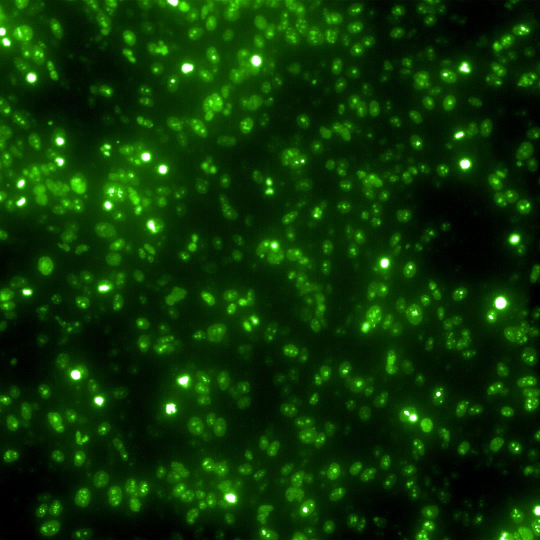
#> input picture notebooks/CHO_120721/B1_Alexa488.jpg, 1080 x 1080 px (shown at 1/2 size); its folder holds only this picture in this run
$ python -i segment_cells_5.py   (imports and definitions only)
#> lines starting #> are read from the running program, lines starting #| are printed output that depends on the picture; after the words box and inside, x2 and y2 are one past the last pixel; in counts of white or black regions, pixels touching at a corner belong together
### src/data/utils.py
'''
Utility functions for image manipulation.
'''

from datetime import datetime
from PIL import Image

import cv2
import matplotlib
matplotlib.use('Qt4Agg', force=True)
from matplotlib.widgets import RectangleSelector
from matplotlib import pyplot as plt
import matplotlib as mpl
import numpy as np
import logging


def get_date_taken(path):
    '''Return the date image was taken from EXIF data'''
    return datetime.strptime(Image.open(path)._getexif()[36867], '%Y:%m:%d %H:%M:%S')

def open_grey_scale_image(path):
    '''Opens an image and converts it to ubyte and greyscale'''
    image = cv2.imread(path, 0)
    if image is None:
        raise OSError("File does not exist or is not an image: {}".format(path))
    return image

# [15 lines left out: function clear_border, not called in this run]

### src/data/segmentation/segment_cells_5.py
'''
Methods to segment individual cells from an image of adherent cells on posts
'''

import os
import warnings
import logging
import numpy as np

from skimage import io, morphology, exposure
from skimage.color import rgb2gray, label2rgb
from skimage.feature import canny, blob_dog, blob_log, blob_doh,  peak_local_max
from skimage.filters import sobel, threshold_otsu, try_all_threshold, threshold_local, threshold_minimum
from skimage.segmentation import clear_border, watershed, random_walker
from skimage.measure import label, regionprops
from skimage.measure import label, regionprops
from skimage.color import label2rgb
from skimage.morphology import closing

import cv2


import os
import pickle

from tqdm import tqdm


from src.data.utils import open_grey_scale_image

def segment5(img, postsize=100, exp_clip_limit=15):
    '''
    Segments droplets in an image using a watershed algorithm. OpenCV implementation.

    Parameters
    ----------
    img: numpy.ndarray
        Array representing the greyscale values (0-255) of an image cropped to show only the droplets region
    exp_clip_limit: float [0-1], optional
        clip_limit parameter for adaptive equalization

    Returns
    -------
    (labeled: numpy.ndarray, num_regions: int)
        labeled: labeled array of the same shape as input image where each region is assigned a disctinct integer label.
        num_regions: number of labeled regions
    '''

    # Adaptive Equalization
    clahe = cv2.createCLAHE(clipLimit=exp_clip_limit, tileGridSize=(10,10))
    img_adapteq = clahe.apply(img)

    # Thresholding (OTSU)
    blur = cv2.GaussianBlur(img_adapteq, (3,3), 0)
    _, binary = cv2.threshold(blur, 0, 255, cv2.THRESH_BINARY+cv2.THRESH_OTSU)

    # Remove small dark regions
    remove_posts = morphology.remove_small_objects(binary, postsize)
    remove_posts = morphology.remove_small_holes(remove_posts, postsize)
    remove_posts = remove_posts.astype(np.uint8)

    kernel = cv2.getStructuringElement(cv2.MORPH_ELLIPSE,(2,2))
    closed = cv2.morphologyEx(remove_posts, cv2.MORPH_CLOSE, kernel, iterations = 2)
    #fill_holes = ndi.morphology.binary_fill_holes(closed, structure=np.ones((3, 3))).astype('uint8')

    # noise removal
    kernel = np.ones((2,2),np.uint8)
    #opening = cv2.morphologyEx(closed,cv2.MORPH_OPEN,kernel, iterations = 2)
    closing = cv2.morphologyEx(closed, cv2.MORPH_CLOSE, kernel, iterations = 1)
    # sure background area
    #sure_bg = cv2.dilate(opening,kernel,iterations=3)
    sure_bg = cv2.dilate(closing,kernel,iterations=2)
    # Finding sure foreground area
    #dist_transform = cv2.distanceTransform(opening,cv2.DIST_L2,5)
    dist_transform = cv2.distanceTransform(closing,cv2.DIST_L2,5)
    _, sure_fg = cv2.threshold(dist_transform,0.2*dist_transform.max(),255,0)
    # Finding unknown region
    sure_fg = np.uint8(sure_fg)
    unknown = cv2.subtract(sure_bg,sure_fg)

    # Marker labelling
    _, markers = cv2.connectedComponents(sure_fg)
    # Add one to all labels so that sure background is not 0, but 1
    #markers = markers+1
    # Now, mark the region of unknown with zero
    #markers[unknown > 0] = 0

    # Run the watershed algorithm
    three_channels = cv2.cvtColor(closed, cv2.COLOR_GRAY2BGR)
    segmented = cv2.watershed(three_channels.astype('uint8'), markers)

    return (segmented, segmented.max()-1)


def extract_indiv_cells5(img, labeled, border=15, area_upper_cutoff=2.5, area_lower_cutoff=1.25, ecc_cutoff=0.5, ecc_cutoff_upper=1):
    '''
    Separate the individual cells as their own image.

    Parameters
    ----------
    img: numpy.ndarray
        Array representing the greyscale values (0-255) of the segmented image.
    labeled: numpy.ndarray
        Label array corresponding to 'img' where each region is assigned a disctinct integer value
    border: int, optional
        Number of pixels to add on each side of the labeled area to produce the final image.
    ecc_cutoff: float, optional
        Maximum eccentricity value of the labeled region. Regions with higher eccentricity will be ignored.
    area_perc_cutoff: float, optional
        Minimum area as a percentage of the mean area

    Returns
    -------
    list(numpy.ndarray)
        list where each array corresponds to one of the labeled regions bounding box + the border region
    list(RegionProperties)
        regionProperties of the labeled regions
    '''

    # Get region props
    reg = regionprops(labeled, coordinates='rc')[1:] # First label corresponds to the background (OpenCV)

    # Initialize list of images and areas
    img_list5 = []
    area_list5 = []

    # Get original image size
    max_col = img.shape[1]
    max_row = img.shape[0]

    # Get area cutoff
    area_cutoff_upper = area_upper_cutoff * np.mean([region.area for region in reg])
    area_cutoff_lower = area_lower_cutoff * np.median([region.area for region in reg])

    reg_clean = [region for region in reg if region.area < area_cutoff_upper and region.area > area_cutoff_lower and region.eccentricity > ecc_cutoff and region.eccentricity < ecc_cutoff_upper]

    for region in reg_clean:
        (min_row, min_col, max_row, max_col) = region.bbox
        cell_image = img[np.max([min_row-border,0]):np.min([max_row+border,max_row]),np.max([min_col-border,0]):np.min([max_col+border,max_col])]
        contrast_stretch = exposure.rescale_intensity(cell_image, in_range=(0,255))
        #resized = cell_image * 255
        img_list5.append(contrast_stretch)
        area_list5.append(region.area)

    return img_list5, reg_clean, area_list5

def segment_cells_to_file5(image_filename, save_overlay=False):

    if os.path.isdir(image_filename):
        img_list = [os.path.join(image_filename,f) for f in os.listdir(image_filename) if f.endswith('.jpg')]
    elif os.path.isfile(image_filename):
        img_list = [image_filename]

    for image_file in tqdm(img_list):
        # Open image
        image = open_grey_scale_image(image_file)
#> in open_grey_scale_image, `image = cv2.imread(path, 0)`:
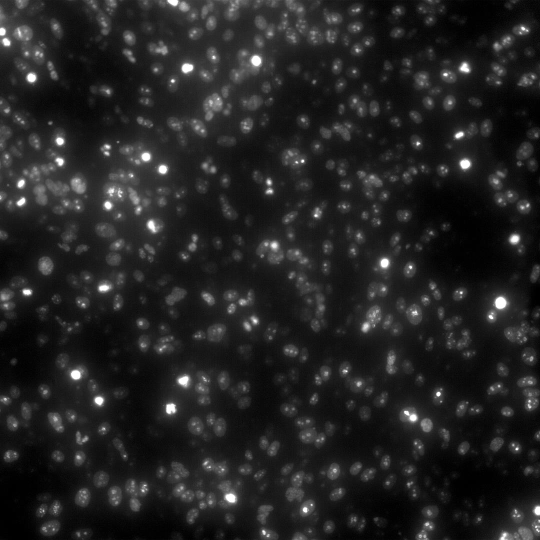
#> image: shape (1080, 1080) (shown at 1/2 size); min 0, max 255, mean 35.2

        # Segment image
        (labeled, num_regions) = segment5(image)
#> in segment5, `img_adapteq = clahe.apply(img)`:
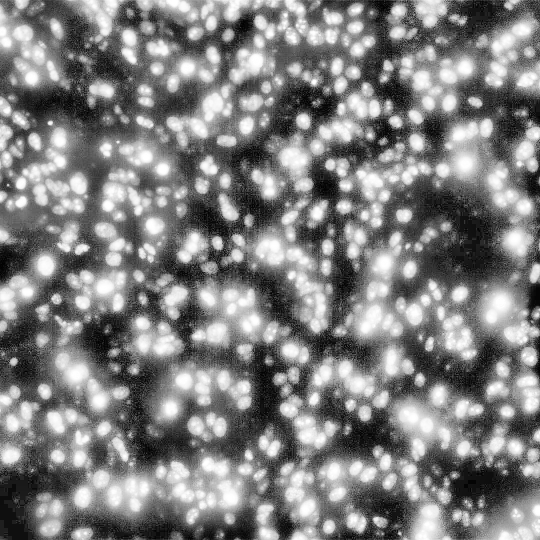
#> img_adapteq: shape (1080, 1080) (shown at 1/2 size); min 0, max 255, mean 127.2
#> in segment5, `_, binary = cv2.threshold(blur, 0, 255, cv2.THRESH_BINARY+cv2.THRESH_O..`:
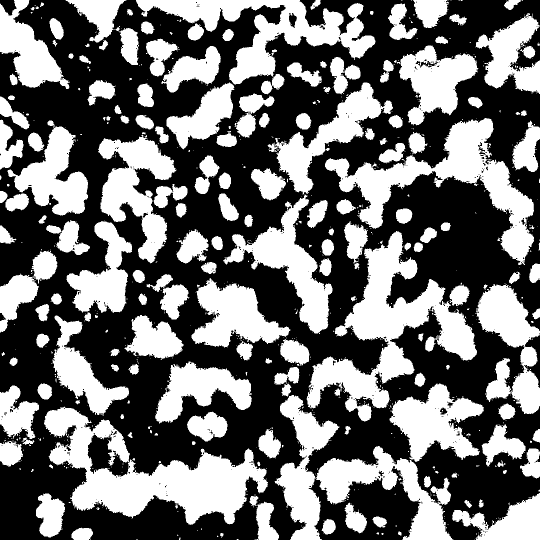
#> binary: shape (1080, 1080) (shown at 1/2 size); 43.6% white; 796 white regions (602 under 20 px), largest, box (x1, y1, x2, y2) and area: (88, 813, 536, 1050) 42195, (613, 462, 954, 843) 40439, (549, 790, 907, 1080) 32912
#> in segment5, `remove_posts = morphology.remove_small_holes(remove_posts, postsize)`: remove_posts: shape (1080, 1080) bool; 43.8% white; 796 white regions (602 under 20 px), largest, box (x1, y1, x2, y2) and area: (88, 813, 536, 1050) 42483, (613, 462, 954, 843) 40631, (549, 790, 907, 1080) 33110
#> in segment5, `closed = cv2.morphologyEx(remove_posts, cv2.MORPH_CLOSE, kernel, itera..`: closed: shape (1080, 1080); values 0 (black) and 1 (white), 44% white; 318 white regions (157 under 20 px), largest, box (x1, y1, x2, y2) and area: (551, 769, 969, 1080) 48922, (90, 815, 537, 1051) 42855, (615, 464, 956, 845) 42423
#> in segment5, `closing = cv2.morphologyEx(closed, cv2.MORPH_CLOSE, kernel, iterations..`: closing: shape (1080, 1080); values 0 (black) and 1 (white), 44.1% white; 306 white regions (148 under 20 px), largest, box (x1, y1, x2, y2) and area: (552, 770, 970, 1080) 48838, (91, 816, 538, 1052) 42906, (616, 465, 957, 846) 42489
#> in segment5, `sure_bg = cv2.dilate(closing,kernel,iterations=2)`: sure_bg: shape (1080, 1080); values 0 (black) and 1 (white), 48.7% white; 242 white regions (66 under 20 px), largest, box (x1, y1, x2, y2) and area: (552, 737, 972, 1080) 54537, (616, 465, 959, 848) 46469, (91, 816, 540, 1054) 45921
#> in segment5, `_, sure_fg = cv2.threshold(dist_transform,0.2*dist_transform.max(),255..`: sure_fg: shape (1080, 1080) float32; 9.6% white; 118 white regions (39 under 20 px), largest, box (x1, y1, x2, y2) and area: (162, 926, 493, 1028) 14670, (718, 511, 873, 667) 6281, (413, 586, 547, 680) 5269
#> in segment5, `unknown = cv2.subtract(sure_bg,sure_fg)`: unknown: shape (1080, 1080); values 0 (black) and 1 (white), 39.1% white; 242 white regions (66 under 20 px), largest, box (x1, y1, x2, y2) and area: (552, 737, 972, 1080) 43143, (616, 465, 959, 848) 36432, (275, 0, 756, 303) 34174
#> in segment5, `_, markers = cv2.connectedComponents(sure_fg)`:
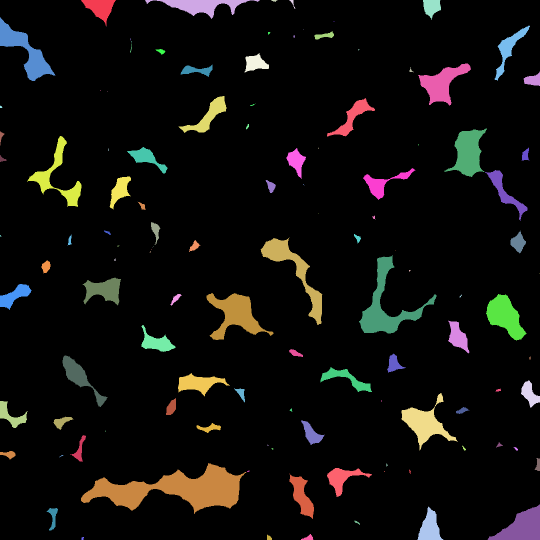
#> markers: shape (1080, 1080) int32 (shown at 1/2 size); 119 distinct labels, from 0 to 118; one colour per label, 0 black
#> in segment5, `three_channels = cv2.cvtColor(closed, cv2.COLOR_GRAY2BGR)`: three_channels: shape (1080, 1080, 3); values 0 (black) and 1 (white), 44% white; 318 white regions (157 under 20 px)
#> in segment5, `segmented = cv2.watershed(three_channels.astype('uint8'), markers)`:
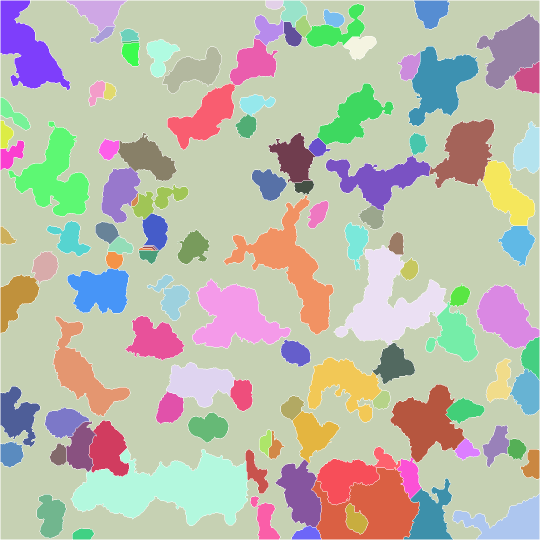
#> segmented: shape (1080, 1080) int32 (shown at 1/2 size); 119 distinct labels, from -1 to 118; one colour per label, 0 black, -1 white
#> num_regions = 117

        # Save the overlay image if requested
        if save_overlay:
            image_overlay = label2rgb(labeled, bg_label=0)
            filename = image_file.split('.')[0] + '_segmented.jpg'
            with warnings.catch_warnings():
                warnings.simplefilter("ignore")
                io.imsave(filename, image_overlay)

        # Extract individual cells
        cell_images, _, area_list5 = extract_indiv_cells5(image, labeled)
#> in extract_indiv_cells5, `reg = regionprops(labeled, coordinates='rc')[1:]`: reg = 116 regions; largest, box (x1, y1, x2, y2) and area: (1, 1, 1079, 1079) 650667, (142, 897, 497, 1051) 30370, (668, 491, 894, 691) 18859, (623, 935, 839, 1079) 18165, (448, 390, 667, 669) 17810
#> in extract_indiv_cells5, `area_cutoff_upper = area_upper_cutoff * np.mean([region.area for regio..`: area_cutoff_upper = 24360.8
#> in extract_indiv_cells5, `area_cutoff_lower = area_lower_cutoff * np.median([region.area for reg..`: area_cutoff_lower = 2940.6
#> in extract_indiv_cells5, `reg_clean = [region for region in reg if region.area < area_cutoff_upp..`: reg_clean = 41 regions; largest, box (x1, y1, x2, y2) and area: (623, 935, 839, 1079) 18165, (448, 390, 667, 669) 17810, (385, 558, 582, 696) 14834, (17, 243, 178, 433) 13613, (1, 1, 141, 180) 12319
#> the loop in extract_indiv_cells5, `for region in reg_clean:` made 41 passes
#> (min_row, min_col, max_row, max_col) on passes 1 to 12: (1, 1, 180, 141), (28, 953, 178, 1079), (8, 611, 95, 730), (77, 460, 171, 556), (93, 817, 252, 958), (94, 325, 187, 443), (167, 335, 300, 470), (167, 635, 290, 788), (238, 859, 376, 989), (243, 17, 433, 178), (266, 236, 362, 354), (243, 1027, 346, 1079)
#> pass 1, in extract_indiv_cells5, `cell_image = img[np.max([min_row-border,0]):np.min([max_row+border,max..`:
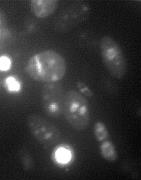
#> cell_image: shape (180, 141); min 5, max 255, mean 54.7
#> after the loop in extract_indiv_cells5, `for region in reg_clean:`:
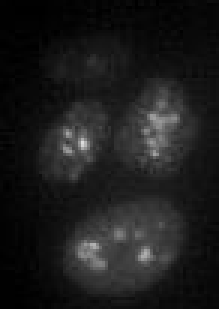
#> cell_image: shape (103, 73) (shown 3 times larger); min 0, max 221, mean 28.2
#> after the loop in extract_indiv_cells5, `for region in reg_clean:`: area_list5 = 41 values, max 18165 at index 36, min 3253 at index 32, mean 7540.4; img_list5 = 41 items
#> cell_images = 41 items

        # Output folder has the same name as the image by default
        out_directory = image_file.split('.')[0]

        if not os.path.exists(out_directory):
            os.mkdir(out_directory)

        logging.info("Saving segmented cells to %s", out_directory)

        # initialize list of images
        name5 = []
        cellarea5 = []

        # Save all the images in the output directory
        for (i, img) in enumerate(cell_images):
            name5 = os.path.join(out_directory, os.path.basename(image_file).split('.')[0] + '_cell_' + str(i) + '.jpg')
            with warnings.catch_warnings():
                warnings.simplefilter("ignore")
                io.imsave(name5, img, check_contrast=False)
#> this loop made 41 passes

        cellarea5 = {name5[l] : area_list5[l] for l in range(len(name5))}
#> cellarea5 = 16 items

        with open(os.path.join(out_directory, os.path.basename(image_file).split('.')[0] + '.pkl'), 'wb') as f:
            f.write(pickle.dumps(cellarea5))

>>> result = segment_cells_to_file5('../../../notebooks/CHO_120721/B1_Alexa488.jpg')
